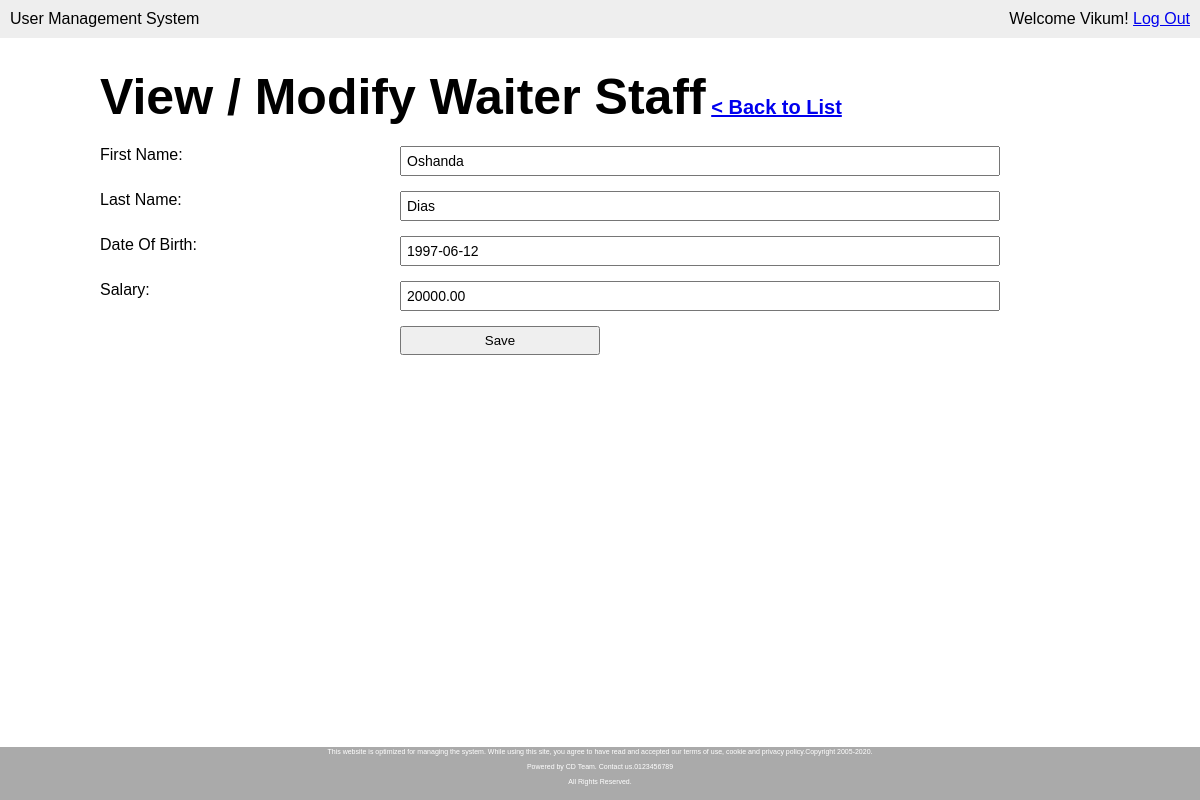
Screenshot of /modify-waiters.php?waiter_no=W1 (signed in) with the database file from the repository.
### tables this page shows
CREATE TABLE `employee` (
  `EmployeeId` varchar(10) NOT NULL,
  `FName` varchar(15) DEFAULT NULL,
  `LName` varchar(20) DEFAULT NULL,
  `DOB` date NOT NULL,
  `Salary` decimal(10,2) DEFAULT NULL
);

### modify-waiters.php (the view, shortened to what this page needs)
<?php require_once('inc/connection.php'); ?>
<?php
	$fname = '';
	$lname = '';
	$dob ='';
	$salary = 0;
	if (isset($_GET['waiter_no'])) {
		$emp_id = mysqli_real_escape_string($connection, $_GET['waiter_no']);
		$query = "SELECT * FROM employee WHERE EmployeeId = '{$emp_id}' LIMIT 1";
		$result_set = mysqli_query($connection, $query);
		if ($result_set) {
			if (mysqli_num_rows($result_set) == 1) {
				$result = mysqli_fetch_assoc($result_set);
				$fname = $result['FName'];
				$lname = $result['LName'];
				$dob = $result['DOB'];
				$salary = $result['Salary'];
			} else {
				header('Location: waiters.php?err=not_found');
			}
		} else {
			header('Location: waiters.php?err=query_failed');
		}
	}
?>
<!DOCTYPE html>
<html lang="en">
<head>
	<link rel="stylesheet" href="css/main.css">
</head>
<body>
	<header>
		<div class="appname">User Management System</div>
		<div class="loggedin">Welcome <?php echo $_SESSION['first_name']; ?>! <a href="logout.php">Log Out</a></div>
	</header>
	<main>
		<h1>View / Modify Waiter Staff<span> <a href="waiters.php">< Back to List</a></span></h1>
		<form action="modify-waiters.php" method="post" class="userform">
			<p>
				<label for="">First Name:</label>
				<input type="text" name="fname" <?php echo 'value="' . $fname . '"'; ?>>
			</p>
			<p>
				<label for="">Last Name:</label>
				<input type="text" name="lname" <?php echo 'value="' . $lname . '"'; ?>>
			</p>
			<p>
				<label for="">Date Of Birth:</label>
				<input type="text" name="dob" <?php echo 'value="' . $dob . '"'; ?>>
			</p>
			<p>
				<label for="">Salary:</label>
				<input type="number" name="salary" <?php echo 'value="' . $salary . '"'; ?>>
			</p>
			<p>
				<label for="">&nbsp;</label>
				<button type="submit" name="submit">Save</button>
			</p>
		</form>
	</main>
	<div class="footer">
  		<p class="foot">This website is optimized for managing the system. While using this site, you agree to have read and accepted our terms of use, cookie and privacy policy.Copyright 2005-2020.</p>
  		<p class="foot">Powered by CD Team. Contact us.0123456789</p>
  		<p class="foot">All Rights Reserved.</p>
	</div>
</body>
</html>

### css/main.css (style rules this page uses)
* { margin: 0; }
html, body { height:100%; font-family: Arial, "Helvetica Neue", Helvetica, sans-serif; font-size: 16px; overflow:hidden; }
.footer { position: fixed; background: #aaa; bottom: 0; height: 6%; width: 100%; font-size: 7px; color: white; line-height: 0px; padding-bottom: 0px; padding-top: 5px; }
p { margin-bottom: 15px; }
p.foot { text-align: center; }
input { display: block; width: 100%; padding: 5px; -webkit-box-sizing: border-box; -moz-box-sizing: border-box; box-sizing: border-box; font-size: 14px; }
button { width: 100%; padding: 5px; -webkit-box-sizing: border-box; -moz-box-sizing: border-box; box-sizing: border-box; }
header { background: #eee; overflow: auto; padding: 10px; }
header .appname { float: left; }
header .loggedin { float: right; }
main { width: 1000px; margin: 30px auto; }
main h1 { margin-bottom: 20px; font-size: 50px; }
main h1 span { font-size: 20px; }
form.userform label { width: 30%; float: left; }
form.userform input { width: 60%; }
form.userform button { width: 200px; }

### rows the page displays
employee: fname "Oshanda", lname "Dias", dob "1997-06-12", salary "20000.00"

### other values shown
$_SESSION['first_name'] "Vikum"
